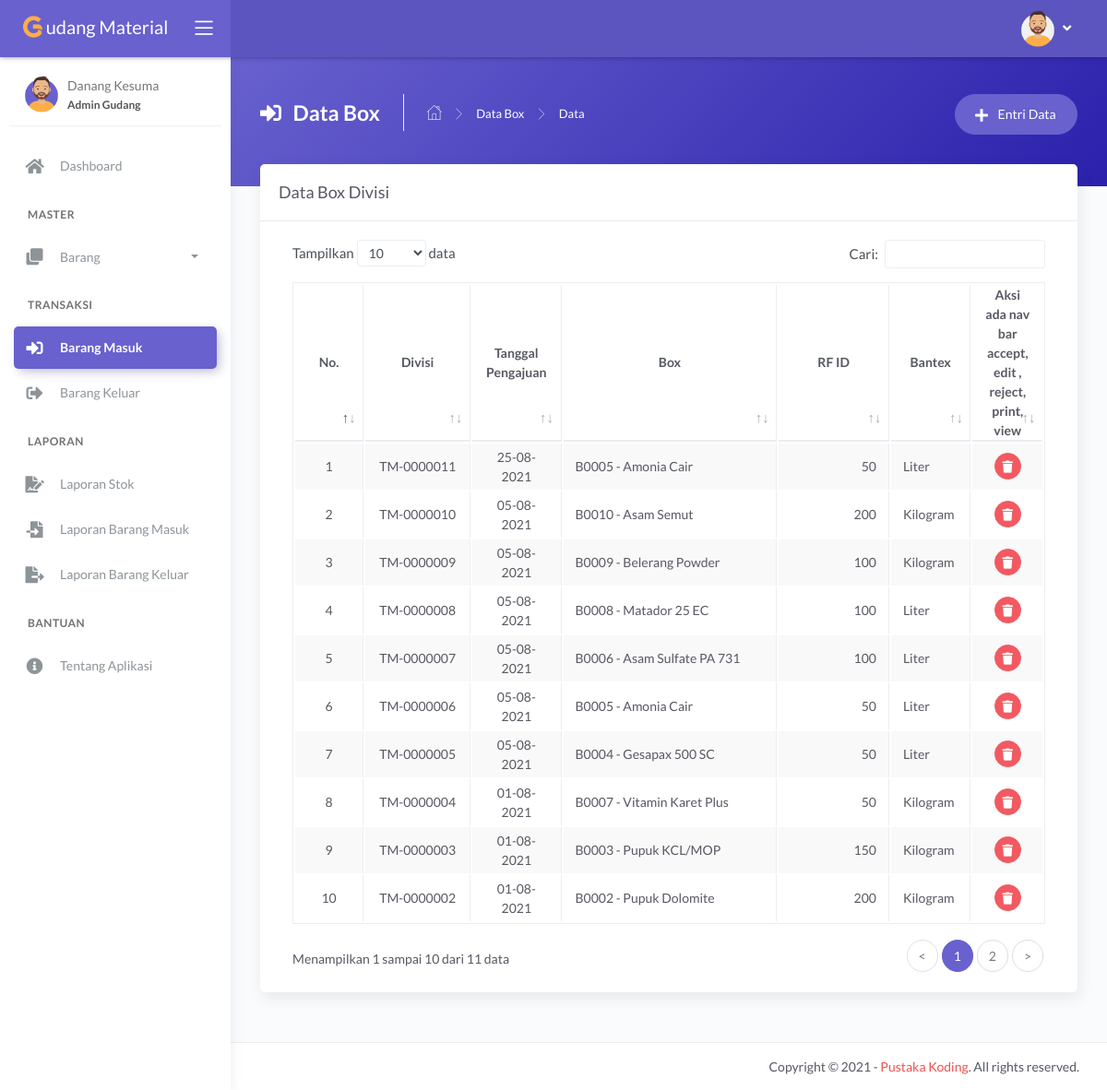
/main.php?module=barang_masuk (signed in), run on the app's committed database.
### tables this page shows
CREATE TABLE `tbl_barang_masuk` (
  `id_transaksi` varchar(10) NOT NULL,
  `tanggal` date NOT NULL,
  `barang` varchar(5) NOT NULL,
  `jumlah` int(11) DEFAULT NULL
);

CREATE TABLE `tbl_barang` (
  `id_barang` varchar(5) NOT NULL,
  `nama_barang` varchar(100) NOT NULL,
  `jenis` int(11) NOT NULL,
  `stok_minimum` int(11) NOT NULL,
  `stok` int(11) NOT NULL DEFAULT '0',
  `satuan` int(11) NOT NULL,
  `foto` varchar(100) DEFAULT NULL
);

CREATE TABLE `tbl_satuan` (
  `id_satuan` int(11) NOT NULL,
  `nama_satuan` varchar(30) NOT NULL
);

### modules/barang-masuk/tampil_data.php (the view, shortened to what this page needs)
<?php
if (basename($_SERVER['PHP_SELF']) === basename(__FILE__)) {
    header('location: 404.html');
}
else {
?>
    <div class="panel-header bg-secondary-gradient">
        <div class="page-inner py-45">
            <div class="d-flex align-items-left align-items-md-top flex-column flex-md-row">
                <div class="page-header text-white">
                    <h4 class="page-title text-white"><i class="fas fa-sign-in-alt mr-2"></i> Data Box</h4>
                    <ul class="breadcrumbs">
                        <li class="nav-home"><a href="?module=dashboard"><i class="flaticon-home text-white"></i></a></li>
                        <li class="separator"><i class="flaticon-right-arrow"></i></li>
                        <li class="nav-item"><a href="?module=barang_masuk" class="text-white">Data Box</a></li>
                        <li class="separator"><i class="flaticon-right-arrow"></i></li>
                        <li class="nav-item"><a>Data</a></li>
                    </ul>
                </div>
                <div class="ml-md-auto py-2 py-md-0">
                    <a href="?module=form_entri_barang_masuk" class="btn btn-secondary btn-round">
                        <span class="btn-label"><i class="fa fa-plus mr-2"></i></span> Entri Data
                    </a>
                </div>
            </div>
        </div>
    </div>
    <div class="page-inner mt--5">
        <div class="card">
            <div class="card-header">
                <div class="card-title">Data Box Divisi</div>
            </div>
            <div class="card-body">
                <div class="table-responsive">
                    <table id="basic-datatables" class="display table table-bordered table-striped table-hover">
                        <thead>
                            <tr>
                                <th class="text-center">No.</th>
                                <th class="text-center">Divisi</th>
                                <th class="text-center">Tanggal Pengajuan</th>
                                <th class="text-center">Box</th>
                                <th class="text-center">RF ID</th>
                                <th class="text-center">Bantex</th>
                                <th class="text-center">Aksi ada nav bar accept, edit , reject, print, view</th>
                            </tr>
                        </thead>
                        <tbody>
                            <?php
                            $no = 1;
                            $query = mysqli_query($mysqli, "SELECT a.id_transaksi, a.tanggal, a.barang, a.jumlah, b.nama_barang, c.nama_satuan
                                                            FROM tbl_barang_masuk as a INNER JOIN tbl_barang as b INNER JOIN tbl_satuan as c
                                                            ON a.barang=b.id_barang AND b.satuan=c.id_satuan
                                                            ORDER BY a.id_transaksi DESC")
                                                            or die('Ada kesalahan pada query tampil data : ' . mysqli_error($mysqli));
                            while ($data = mysqli_fetch_assoc($query)) { ?>
                                <tr>
                                    <td width="50" class="text-center"><?php echo $no++; ?></td>
                                    <td width="90" class="text-center"><?php echo $data['id_transaksi']; ?></td>
                                    <td width="70" class="text-center"><?php echo date('d-m-Y', strtotime($data['tanggal'])); ?></td>
                                    <td width="220"><?php echo $data['barang']; ?> - <?php echo $data['nama_barang']; ?></td>
                                    <td width="100" class="text-right"><?php echo number_format($data['jumlah'], 0, '', '.'); ?></td>
                                    <td width="60"><?php echo $data['nama_satuan']; ?></td>
                                    <td width="50" class="text-center">
                                        <div>
                                            <a href="modules/barang-masuk/proses_hapus.php?id=<?php echo $data['id_transaksi']; ?>" onclick="return confirm('Anda yakin ingin menghapus data barang masuk <?php echo $data['id_transaksi']; ?>?')" class="btn btn-icon btn-round btn-danger btn-sm" data-toggle="tooltip" data-placement="top" title="Hapus">
                                                <i class="fas fa-trash fa-sm"></i>
                                            </a>
                                        </div>
                                    </td>
                                </tr>
                            <?php } ?>
                        </tbody>
                    </table>
                </div>
            </div>
        </div>
    </div>
<?php } ?>

### data on the page
tbl_barang_masuk: id_transaksi "TM-0000011", tanggal "25-08-2021", barang "B0005", tbl_barang.nama_barang "Amonia Cair", jumlah "50", tbl_satuan.nama_satuan "Liter"
tbl_barang_masuk: id_transaksi "TM-0000010", tanggal "05-08-2021", barang "B0010", tbl_barang.nama_barang "Asam Semut", jumlah "200", tbl_satuan.nama_satuan "Kilogram"
tbl_barang_masuk: id_transaksi "TM-0000009", tanggal "05-08-2021", barang "B0009", tbl_barang.nama_barang "Belerang Powder", jumlah "100", tbl_satuan.nama_satuan "Kilogram"
tbl_barang_masuk: id_transaksi "TM-0000008", tanggal "05-08-2021", barang "B0008", tbl_barang.nama_barang "Matador 25 EC", jumlah "100", tbl_satuan.nama_satuan "Liter"
tbl_barang_masuk: id_transaksi "TM-0000007", tanggal "05-08-2021", barang "B0006", tbl_barang.nama_barang "Asam Sulfate PA 731", jumlah "100", tbl_satuan.nama_satuan "Liter"
tbl_barang_masuk: id_transaksi "TM-0000006", tanggal "05-08-2021", barang "B0005", tbl_barang.nama_barang "Amonia Cair", jumlah "50", tbl_satuan.nama_satuan "Liter"
tbl_barang_masuk: id_transaksi "TM-0000005", tanggal "05-08-2021", barang "B0004", tbl_barang.nama_barang "Gesapax 500 SC", jumlah "50", tbl_satuan.nama_satuan "Liter"
tbl_barang_masuk: id_transaksi "TM-0000004", tanggal "01-08-2021", barang "B0007", tbl_barang.nama_barang "Vitamin Karet Plus", jumlah "50", tbl_satuan.nama_satuan "Kilogram"
tbl_barang_masuk: id_transaksi "TM-0000003", tanggal "01-08-2021", barang "B0003", tbl_barang.nama_barang "Pupuk KCL/MOP", jumlah "150", tbl_satuan.nama_satuan "Kilogram"
tbl_barang_masuk: id_transaksi "TM-0000002", tanggal "01-08-2021", barang "B0002", tbl_barang.nama_barang "Pupuk Dolomite", jumlah "200", tbl_satuan.nama_satuan "Kilogram"

### other printed values
$_SESSION['nama_user'] "Danang Kesuma"
$_SESSION['hak_akses'] "Admin Gudang"
